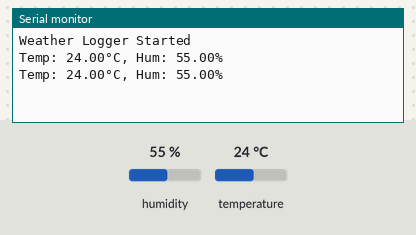
Simulated run of this sketch. Board: Arduino Uno, built with avr-gcc and run on an emulated ATmega328P. Parts: the last lines printed to the serial monitor. The inputs (shaded band) are chosen by the test bench; at power-on: humidity 55 %, temperature 24 °C. Storage starts empty.

Above: at 5.8 s.
5.9 s: humidity set to 22 %
At 10.5 s:
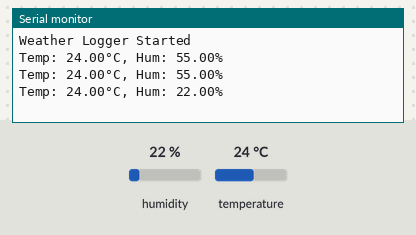
11.9 s: temperature set to 12 °C
At 15.6 s:
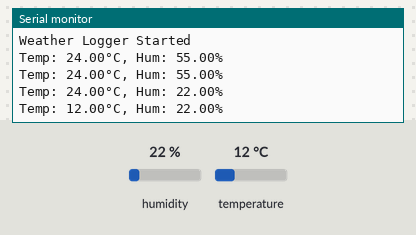
17.9 s: humidity set to 40 %
At 20.7 s:
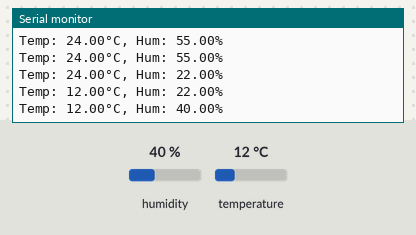
Timing chart, 0 to 22.2 s (numbered marks = the images above; inputs shaded):
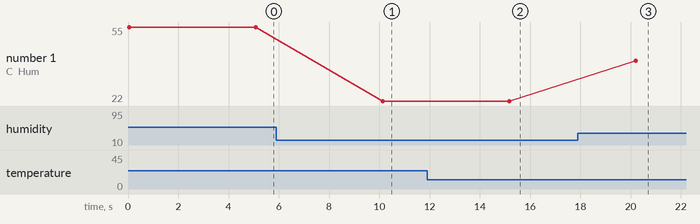

Measured:
- after the input at 5.9 s, the serial monitor: prints a new line after 4.2 s (image 1)
- after the input at 11.9 s, the serial monitor: prints a new line after 3.3 s (image 2)
- after the input at 17.9 s, the serial monitor: prints a new line after 2.3 s (image 3)
- plotted number 1: 55 → 22 after the input at 5.9 s, 22 → 40 after the input at 17.9 s

The sketch:

Weather_Logger.ino
```cpp
#include <DHT.h>
#include <SD.h>
#include <SPI.h>

#define DHTPIN 2
#define DHTTYPE DHT11
#define SD_CS_PIN 10

DHT dht(DHTPIN, DHTTYPE);
File dataFile;

void setup() {
  Serial.begin(9600);
  dht.begin();

  if (!SD.begin(SD_CS_PIN)) {
    Serial.println("SD Card failed");
    return;
  }
  Serial.println("Weather Logger Started");

  dataFile = SD.open("weather.txt", FILE_WRITE);
  if (dataFile) {
    dataFile.println("Time,Temperature,Humidity");
    dataFile.close();
  }
}

void loop() {
  float temp = dht.readTemperature();
  float hum = dht.readHumidity();

  if (isnan(temp) || isnan(hum)) {
    Serial.println("Sensor Error");
    return;
  }

  // Log to Serial Monitor
  Serial.print("Temp: "); Serial.print(temp);
  Serial.print("°C, Hum: "); Serial.print(hum); Serial.println("%");

  // Log to SD Card
  dataFile = SD.open("weather.txt", FILE_WRITE);
  if (dataFile) {
    dataFile.print(millis()/1000); dataFile.print(",");
    dataFile.print(temp); dataFile.print(",");
    dataFile.println(hum);
    dataFile.close();
  }

  delay(5000); // Log every 5 seconds
}
```
